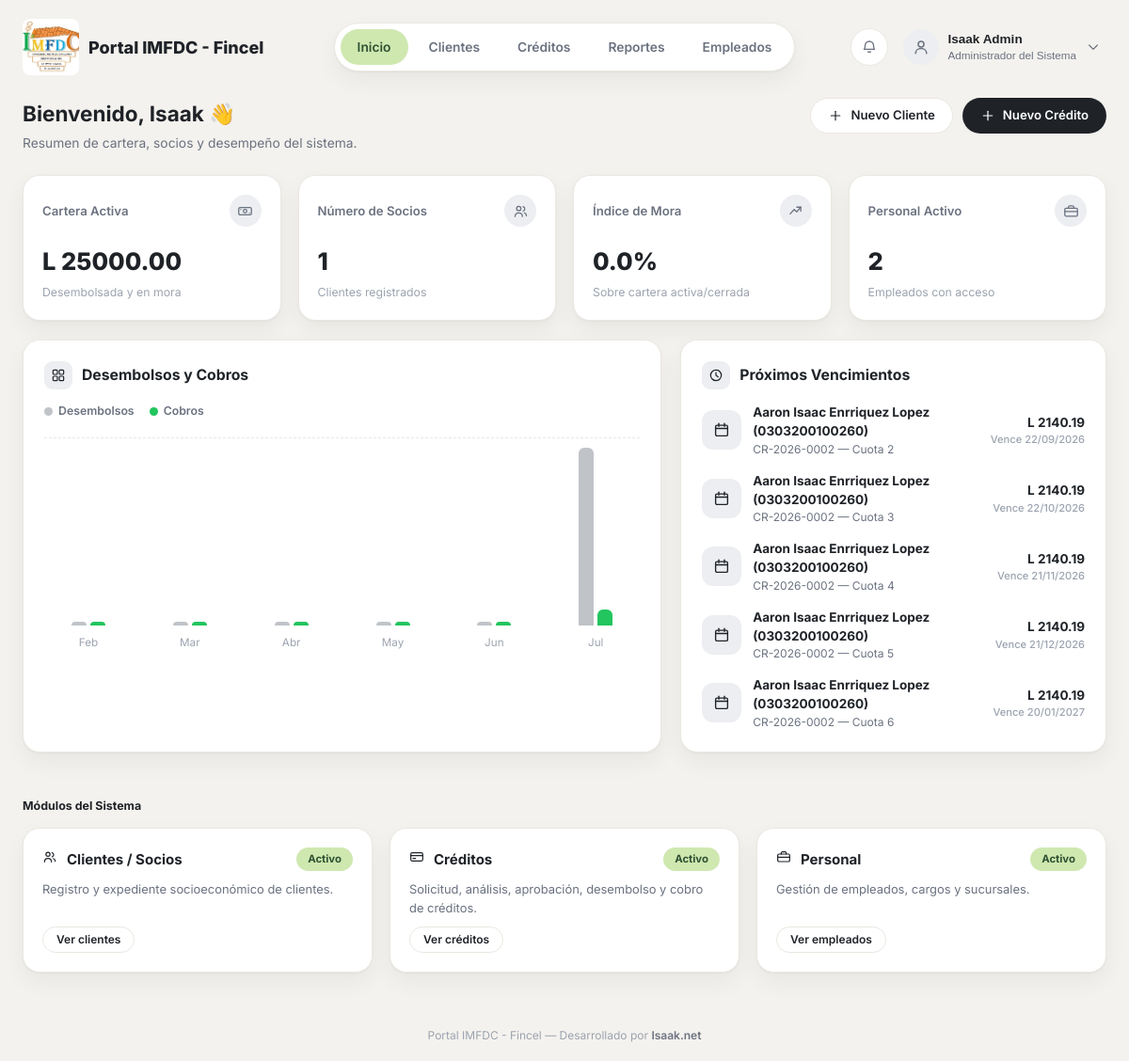
Page / (signed in) on the earlier database version.
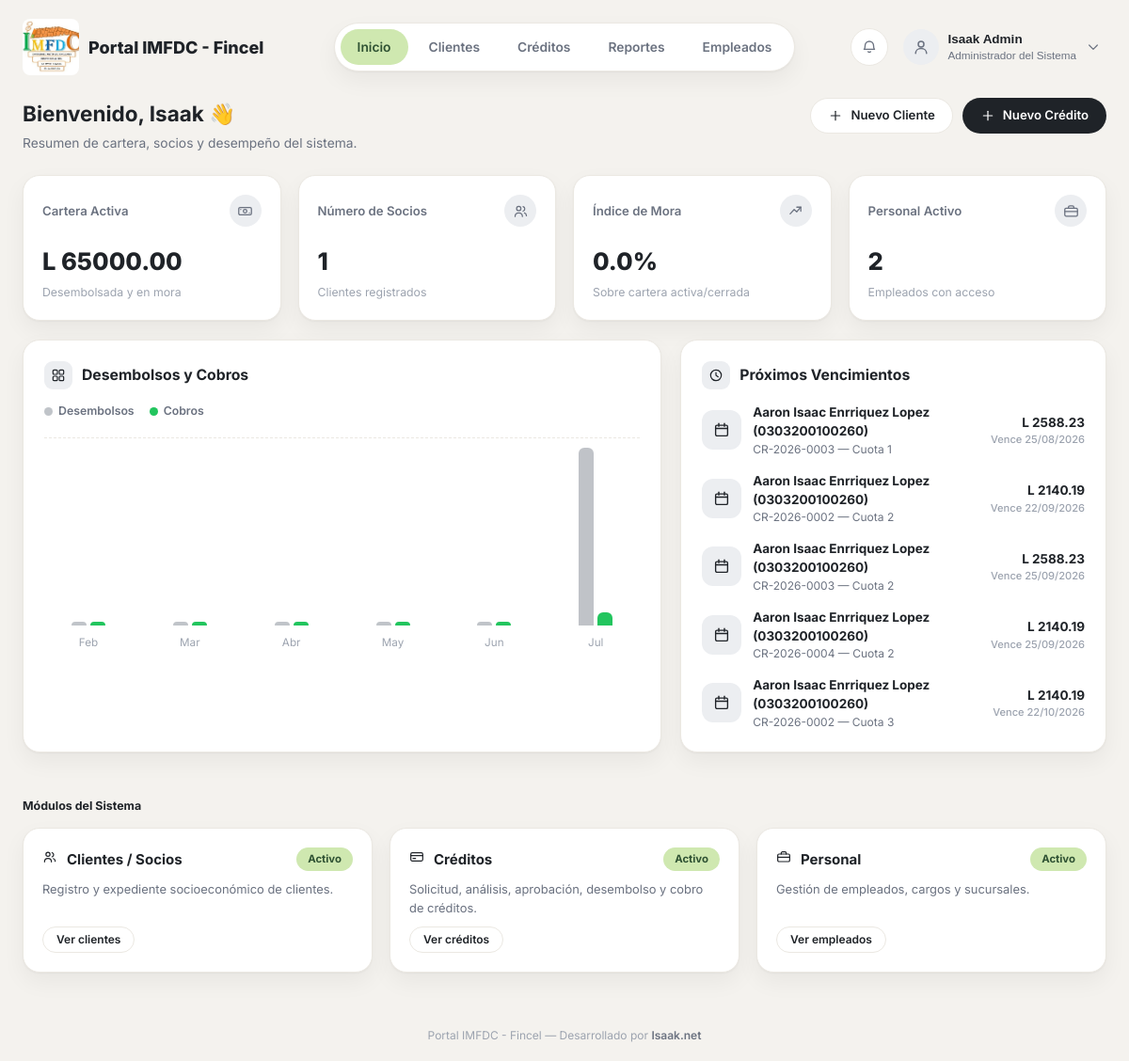
Same page on the later database version.
### financiera/models.py (models this page shows, shortened)
class CuotaAmortizacion(models.Model):
    ESTADO_PENDIENTE = 'PENDIENTE'
    ESTADO_PAGADO_PARCIAL = 'PAGADO_PARCIAL'
    ESTADO_PAGADO = 'PAGADO'
    ESTADO_VENCIDO = 'VENCIDO'
    ESTADO_CUOTA_CHOICES = [
        (ESTADO_PENDIENTE, 'Pendiente'),
        (ESTADO_PAGADO_PARCIAL, 'Pagado Parcial'),
        (ESTADO_PAGADO, 'Pagado'),
        (ESTADO_VENCIDO, 'Vencido'),
    ]
    TASA_MORA_MENSUAL = Decimal('0.02')
    DIAS_POR_MES_MORA = 30
    prestamo = models.ForeignKey(Prestamo, on_delete=models.CASCADE, related_name='cuotas')
    numero_cuota = models.PositiveIntegerField()
    fecha_vencimiento = models.DateField()
    monto_capital = models.DecimalField(max_digits=12, decimal_places=2, validators=[VALOR_NO_NEGATIVO])
    monto_interes = models.DecimalField(max_digits=12, decimal_places=2, validators=[VALOR_NO_NEGATIVO])
    monto_total_cuota = models.DecimalField(max_digits=12, decimal_places=2, validators=[MONTO_POSITIVO])
    saldo = models.DecimalField(
        'Saldo después de esta cuota', max_digits=12, decimal_places=2, validators=[VALOR_NO_NEGATIVO],
    )
    estado_cuota = models.CharField(max_length=20, choices=ESTADO_CUOTA_CHOICES, default=ESTADO_PENDIENTE)
    class Meta:
        verbose_name = 'Cuota de Amortización'
        verbose_name_plural = 'Tabla de Amortización'
        ordering = ['prestamo', 'numero_cuota']
        unique_together = ('prestamo', 'numero_cuota')

class Prestamo(models.Model):
    FRECUENCIA_SEMANAL = 'SEMANAL'
    FRECUENCIA_QUINCENAL = 'QUINCENAL'
    FRECUENCIA_MENSUAL = 'MENSUAL'
    FRECUENCIA_CHOICES = [
        (FRECUENCIA_SEMANAL, 'Semanal'),
        (FRECUENCIA_QUINCENAL, 'Quincenal'),
        (FRECUENCIA_MENSUAL, 'Mensual'),
    ]
    TIPO_CREDITO_PERSONAL = 'PERSONAL'
    TIPO_CREDITO_HIPOTECARIO = 'HIPOTECARIO'
    TIPO_CREDITO_CHOICES = [
        (TIPO_CREDITO_PERSONAL, 'Personal'),
        (TIPO_CREDITO_HIPOTECARIO, 'Hipotecario'),
    ]
    DESTINO_MEJORAS = 'MEJORAS'
    DESTINO_PAGO_DEUDA = 'PAGO_DEUDA'
    DESTINO_COLEGIATURA = 'COLEGIATURA'
    DESTINO_GASTOS_MEDICOS = 'GASTOS_MEDICOS'
    DESTINO_CONSUMO = 'CONSUMO'
    DESTINO_CHOICES = [
        (DESTINO_MEJORAS, 'Mejoras'),
        (DESTINO_PAGO_DEUDA, 'Pago de deuda'),
        (DESTINO_COLEGIATURA, 'Pago de colegiatura'),
        (DESTINO_GASTOS_MEDICOS, 'Gastos médicos'),
        (DESTINO_CONSUMO, 'Consumo'),
    ]
    ESTADO_PENDIENTE = 'PENDIENTE'
    ESTADO_EN_REVISION = 'EN_REVISION'
    ESTADO_APROBADO = 'APROBADO'
    ESTADO_DESEMBOLSADO = 'DESEMBOLSADO'
    ESTADO_EN_MORA = 'EN_MORA'
    ESTADO_LIQUIDADO = 'LIQUIDADO'
    ESTADO_RECHAZADO = 'RECHAZADO'
    ESTADO_CANCELADO = 'CANCELADO'
    ESTADO_CHOICES = [
        (ESTADO_PENDIENTE, 'Pendiente'),
        (ESTADO_EN_REVISION, 'En Revisión'),
        (ESTADO_APROBADO, 'Aprobado'),
        (ESTADO_DESEMBOLSADO, 'Desembolsado / Activo'),
        (ESTADO_EN_MORA, 'En Mora'),
        (ESTADO_LIQUIDADO, 'Liquidado / Pagado'),
        (ESTADO_RECHAZADO, 'Rechazado'),
        (ESTADO_CANCELADO, 'Cancelado'),
    ]
    TRANSICIONES = {
        ESTADO_PENDIENTE: {
            ESTADO_EN_REVISION: 'evaluar',
            ESTADO_RECHAZADO: 'rechazar',
            ESTADO_CANCELADO: 'crear_credito',
        },
        ESTADO_EN_REVISION: {
            ESTADO_APROBADO: 'aprobar',
            ESTADO_RECHAZADO: 'rechazar',
        },
        ESTADO_APROBADO: {
            ESTADO_DESEMBOLSADO: 'desembolsar',
            ESTADO_CANCELADO: 'aprobar',
        },
        ESTADO_DESEMBOLSADO: {
            ESTADO_EN_MORA: None,
            ESTADO_LIQUIDADO: None,
        },
        ESTADO_EN_MORA: {
            ESTADO_DESEMBOLSADO: None,
            ESTADO_LIQUIDADO: None,
        },
    }
    codigo_credito = models.CharField(max_length=20, unique=True, editable=False)
    cliente = models.ForeignKey(Cliente, on_delete=models.PROTECT, related_name='prestamos')
    monto_solicitado = models.DecimalField(max_digits=12, decimal_places=2, validators=[MONTO_POSITIVO])
    tasa_interes_mensual = models.DecimalField(max_digits=5, decimal_places=2, validators=[VALOR_NO_NEGATIVO])
    plazo_meses = models.PositiveIntegerField(validators=[MinValueValidator(1, message='Debe ser al menos 1 mes.')])
    frecuencia_pago = models.CharField(max_length=15, choices=FRECUENCIA_CHOICES, default=FRECUENCIA_MENSUAL)
    tipo_credito = models.CharField(
        'Tipo de Crédito', max_length=15, choices=TIPO_CREDITO_CHOICES, default=TIPO_CREDITO_PERSONAL,
    )
    destino = models.CharField('Destino del préstamo', max_length=20, choices=DESTINO_CHOICES)
    estado = models.CharField(max_length=20, choices=ESTADO_CHOICES, default=ESTADO_PENDIENTE)
    fecha_solicitud = models.DateTimeField(auto_now_add=True)
    fecha_aprobacion = models.DateTimeField(null=True, blank=True)
    fecha_desembolso = models.DateTimeField(null=True, blank=True)
    asesor = models.ForeignKey(
        Empleado, on_delete=models.SET_NULL, null=True, blank=True, related_name='prestamos_asesorados'
    )
    aprobado_por = models.ForeignKey(
        Empleado, on_delete=models.SET_NULL, null=True, blank=True, related_name='prestamos_aprobados'
    )
    desembolsado_por = models.ForeignKey(
        Empleado, on_delete=models.SET_NULL, null=True, blank=True, related_name='prestamos_desembolsados'
    )
    class Meta:
        verbose_name = 'Préstamo'
        verbose_name_plural = 'Préstamos'
        ordering = ['-fecha_solicitud']

class Cliente(models.Model):
    TIPO_ID_IDENTIDAD = 'IDENTIDAD'
    TIPO_ID_CARNET_RESIDENCIA = 'CARNET_RESIDENCIA'
    TIPO_ID_PASAPORTE = 'PASAPORTE'
    TIPO_IDENTIFICACION_CHOICES = [
        (TIPO_ID_IDENTIDAD, 'Identidad'),
        (TIPO_ID_CARNET_RESIDENCIA, 'Carnet de Residencia'),
        (TIPO_ID_PASAPORTE, 'Pasaporte'),
    ]
    GENERO_FEMENINO = 'FEMENINO'
    GENERO_MASCULINO = 'MASCULINO'
    GENERO_CHOICES = [
        (GENERO_FEMENINO, 'Femenino'),
        (GENERO_MASCULINO, 'Masculino'),
    ]
    NACIONALIDAD_HONDURENA = 'HONDURENA'
    NACIONALIDAD_EXTRANJERA = 'EXTRANJERA'
    NACIONALIDAD_CHOICES = [
        (NACIONALIDAD_HONDURENA, 'Hondureña'),
        (NACIONALIDAD_EXTRANJERA, 'Extranjera'),
    ]
    ESTADO_CIVIL_SOLTERO = 'SOLTERO'
    ESTADO_CIVIL_CASADO = 'CASADO'
    ESTADO_CIVIL_DIVORCIADO = 'DIVORCIADO'
    ESTADO_CIVIL_UNION_LIBRE = 'UNION_LIBRE'
    ESTADO_CIVIL_CHOICES = [
        (ESTADO_CIVIL_SOLTERO, 'Soltero(a)'),
        (ESTADO_CIVIL_CASADO, 'Casado(a)'),
        (ESTADO_CIVIL_DIVORCIADO, 'Divorciado(a)'),
        (ESTADO_CIVIL_UNION_LIBRE, 'Unión libre'),
    ]
    TIPO_EMPRESA_PRIVADA = 'PRIVADA'
    TIPO_EMPRESA_PUBLICA = 'PUBLICA'
    TIPO_EMPRESA_ONG = 'ONG'
    TIPO_EMPRESA_CHOICES = [
        (TIPO_EMPRESA_PRIVADA, 'Empresa privada'),
        (TIPO_EMPRESA_PUBLICA, 'Empresa pública'),
        (TIPO_EMPRESA_ONG, 'ONG'),
    ]
    TIPO_EMPLEADO_INDEPENDIENTE = 'INDEPENDIENTE'
    TIPO_EMPLEADO_PROPIETARIO = 'PROPIETARIO'
    TIPO_EMPLEADO_COMERCIANTE = 'COMERCIANTE'
    TIPO_EMPLEADO_CHOICES = [
        (TIPO_EMPLEADO_INDEPENDIENTE, 'Profesional independiente'),
        (TIPO_EMPLEADO_PROPIETARIO, 'Propietario'),
        (TIPO_EMPLEADO_COMERCIANTE, 'Comerciante individual'),
    ]
    RANGO_SALARIO_CHOICES = [
        ('RANGO_1', 'L 0 – L 8,500.00'),
        ('RANGO_2', 'L 8,501.00 – L 26,500.00'),
        ('RANGO_3', 'L 26,501.00 – L 54,000.00'),
        ('RANGO_4', 'L 54,001.00 – L 108,000.00'),
        ('RANGO_5', 'L 108,001.00 – L 150,000.00'),
        ('RANGO_6', 'L 150,001.00 – L 200,000.00'),
        ('RANGO_7', 'L 200,001.00 en adelante'),
    ]
    primer_nombre = models.CharField(max_length=75)
    segundo_nombre = models.CharField(max_length=75, blank=True)
    primer_apellido = models.CharField(max_length=75)
    segundo_apellido = models.CharField(max_length=75, blank=True)
    fecha_nacimiento = models.DateField()
    lugar_nacimiento = models.CharField(max_length=150)
    tipo_identificacion = models.CharField(max_length=20, choices=TIPO_IDENTIFICACION_CHOICES, default=TIPO_ID_IDENTIDAD)
    numero_identificacion = models.CharField('No. de Identificación', max_length=20, unique=True, db_index=True)
    genero = models.CharField(max_length=10, choices=GENERO_CHOICES)
    nacionalidad = models.CharField(max_length=15, choices=NACIONALIDAD_CHOICES)
    profesion_ocupacion_oficio = models.CharField('Profesión / Ocupación / Oficio', max_length=150)
    telefono_fijo = models.CharField(max_length=20, blank=True)
    celular = models.CharField(max_length=20)
    email_personal = models.EmailField(blank=True)
    direccion_colonia_barrio = models.CharField('Colonia / Barrio / Aldea', max_length=150)
    calle_avenida = models.CharField('Calle / Avenida', max_length=150)
    numero_casa = models.CharField('No. de Casa', max_length=30, blank=True)
    punto_referencia = models.CharField(max_length=255, blank=True)
    municipio = models.CharField(max_length=100)
    departamento = models.CharField(max_length=100)
    pais = models.CharField(max_length=100, default='Honduras')
    estado_civil = models.CharField(max_length=15, choices=ESTADO_CIVIL_CHOICES)
    numero_dependientes = models.PositiveIntegerField(default=0)
    nombre_conyuge = models.CharField(max_length=150, blank=True)
    conyuge_telefono_fijo = models.CharField(max_length=20, blank=True)
    conyuge_celular = models.CharField(max_length=20, blank=True)
    conyuge_empresa = models.CharField('Empresa donde labora el cónyuge', max_length=150, blank=True)
    ref1_nombre = models.CharField('Referencia 1 - Nombre completo', max_length=150)
    ref1_telefono_fijo = models.CharField('Referencia 1 - Teléfono fijo', max_length=20, blank=True)
    ref1_celular = models.CharField('Referencia 1 - Celular', max_length=20)
    ref2_nombre = models.CharField('Referencia 2 - Nombre completo', max_length=150, blank=True)
    ref2_telefono_fijo = models.CharField('Referencia 2 - Teléfono fijo', max_length=20, blank=True)
    ref2_celular = models.CharField('Referencia 2 - Celular', max_length=20, blank=True)
    tipo_empresa = models.CharField(max_length=15, choices=TIPO_EMPRESA_CHOICES)
    tipo_empleado = models.CharField(max_length=15, choices=TIPO_EMPLEADO_CHOICES)
    empresa_nombre = models.CharField('Nombre de la empresa en la que labora', max_length=150)
    empresa_fecha_ingreso = models.DateField()
    empresa_anios_laborando = models.DecimalField(
        'Años laborando', max_digits=4, decimal_places=1, validators=[VALOR_NO_NEGATIVO]
    )
    cargo_actual = models.CharField(max_length=100)
    empresa_telefono = models.CharField(max_length=20)
    empresa_email = models.EmailField(blank=True)
    empresa_direccion = models.CharField(max_length=255)
    empresa_ciudad = models.CharField(max_length=100)
    empresa_municipio = models.CharField(max_length=100)
    empresa_departamento = models.CharField(max_length=100)
    gerente_rrhh_nombre = models.CharField('Nombre del Gerente / Jefe de Recursos Humanos', max_length=150, blank=True)
    jefe_inmediato_nombre = models.CharField('Nombre del Jefe inmediato', max_length=150, blank=True)
    actividad_economica = models.CharField('Actividad Económica / Negocio', max_length=150, blank=True)
    ingresos_mensuales = models.DecimalField(
        'Ingreso Mensual', max_digits=12, decimal_places=2, default=0, validators=[VALOR_NO_NEGATIVO]
    )
    rango_salario = models.CharField(max_length=10, choices=RANGO_SALARIO_CHOICES)
    asesor = models.ForeignKey(
        Empleado, on_delete=models.SET_NULL, null=True, blank=True, related_name='clientes'
    )
    created_at = models.DateTimeField(auto_now_add=True)
    updated_at = models.DateTimeField(auto_now=True)
    class Meta:
        verbose_name = 'Cliente'
        verbose_name_plural = 'Clientes'
    def __str__(self):
        return f'{self.nombre_completo} ({self.numero_identificacion})'
    @property
    def nombre_completo(self):
        partes = [self.primer_nombre, self.segundo_nombre, self.primer_apellido, self.segundo_apellido]
        return ' '.join(parte for parte in partes if parte)

### empleados/views.py (the view)
# urls.py: 2. Add a URL to urlpatterns:  path('', views.home, name='home')
@login_required
def home(request):
    actualizar_estados_mora()
    cartera_activa = Prestamo.objects.filter(
        estado__in=[Prestamo.ESTADO_DESEMBOLSADO, Prestamo.ESTADO_EN_MORA]
    ).aggregate(total=Sum('monto_solicitado'))['total'] or 0
    numero_socios = Cliente.objects.count()
    cartera_cerrada_o_activa = Prestamo.objects.filter(
        estado__in=[Prestamo.ESTADO_DESEMBOLSADO, Prestamo.ESTADO_EN_MORA, Prestamo.ESTADO_LIQUIDADO]
    ).count()
    en_mora = Prestamo.objects.filter(estado=Prestamo.ESTADO_EN_MORA).count()
    indice_mora = (en_mora / cartera_cerrada_o_activa * 100) if cartera_cerrada_o_activa else 0
    personal_activo = Empleado.objects.filter(activo=True).count()
    empleado = getattr(request.user, 'empleado', None)
    proximos_vencimientos = (
        CuotaAmortizacion.objects
        .filter(estado_cuota__in=[CuotaAmortizacion.ESTADO_PENDIENTE, CuotaAmortizacion.ESTADO_PAGADO_PARCIAL])
        .select_related('prestamo__cliente')
        .order_by('fecha_vencimiento')[:5]
    )
    return render(request, 'empleados/home.html', {
        'cartera_activa': cartera_activa,
        'numero_socios': numero_socios,
        'indice_mora': indice_mora,
        'personal_activo': personal_activo,
        'movimientos_mensuales': _movimientos_mensuales(),
        'proximos_vencimientos': proximos_vencimientos,
        'puede_crear_cliente': bool(empleado and empleado.tiene_permiso('crear_cliente')),
        'puede_crear_credito': bool(empleado and empleado.tiene_permiso('crear_credito')),
    })

### empleados/templates/empleados/home.html (shortened to what the changed rows need)
{% extends 'base.html' %}
{% block content %}
<div class="page-header">
    <div>
        <h1>Bienvenido{% if request.user.empleado %}, {{ request.user.empleado.nombre }}{% endif %} 👋</h1>
    </div>
</div>
<div class="stat-grid">
    <div class="stat-card">
        <div class="stat-card-top">
            <span>Cartera Activa</span>
            <span class="stat-card-icon">{% include 'partials/_icon.html' with name='cash' size=17 %}</span>
        </div>
        <div class="stat-value">L {{ cartera_activa|floatformat:2 }}</div>
        <div class="stat-caption">Desembolsada y en mora</div>
    </div>
</div>
<div class="dash-grid">
    <div class="card">
        <div class="bar-chart">
            {% for fila in movimientos_mensuales %}
            <div class="bar-chart-col">
                <div class="bar desembolso" style="height: {{ fila.pct_desembolsos }}%;" title="Desembolsos: L {{ fila.desembolsos|floatformat:2 }}"></div>
                <div class="bar cobro" style="height: {{ fila.pct_cobros }}%;" title="Cobros: L {{ fila.cobros|floatformat:2 }}"></div>
            </div>
            {% endfor %}
        </div>
        <div class="bar-chart-labels">
            {% for fila in movimientos_mensuales %}
            <span>{{ fila.label }}</span>
            {% endfor %}
        </div>
    </div>
    <div class="card">
        {% if proximos_vencimientos %}
        <div class="list-rows">
            {% for cuota in proximos_vencimientos %}
            <div class="list-row">
                <span class="list-row-icon">{% include 'partials/_icon.html' with name='calendar' size=18 %}</span>
                <div>
                    <div class="list-row-title">{{ cuota.prestamo.cliente }}</div>
                    <div class="list-row-sub">{{ cuota.prestamo.codigo_credito }} — Cuota {{ cuota.numero_cuota }}</div>
                </div>
                <div class="list-row-value">
                    L {{ cuota.monto_total_cuota|floatformat:2 }}
                    <small>Vence {{ cuota.fecha_vencimiento|date:'d/m/Y' }}</small>
                </div>
            </div>
            {% endfor %}
        </div>
        {% else %}
        <p class="empty-state">No hay cuotas próximas a vencer.</p>
        {% endif %}
    </div>
</div>
{% endblock %}

Differences in the rows shown:
no longer on this page (row edited): CuotaAmortizacion: {{ size }} 18 (drawn), prestamo.cliente "Aaron Isaac Enrriquez Lopez (0303200100260)", prestamo.codigo_credito "CR-2026-0002", numero_cuota "4", monto_total_cuota "2140.19", fecha_vencimiento "21/11/2026"
no longer on this page (row edited): CuotaAmortizacion: {{ size }} 18 (drawn), prestamo.cliente "Aaron Isaac Enrriquez Lopez (0303200100260)", prestamo.codigo_credito "CR-2026-0002", numero_cuota "5", monto_total_cuota "2140.19", fecha_vencimiento "21/12/2026"
no longer on this page (row edited): CuotaAmortizacion: {{ size }} 18 (drawn), prestamo.cliente "Aaron Isaac Enrriquez Lopez (0303200100260)", prestamo.codigo_credito "CR-2026-0002", numero_cuota "6", monto_total_cuota "2140.19", fecha_vencimiento "20/01/2027"
added CuotaAmortizacion: {{ size }} 18 (drawn), prestamo.cliente "Aaron Isaac Enrriquez Lopez (0303200100260)", prestamo.codigo_credito "CR-2026-0003", numero_cuota "1", monto_total_cuota "2588.23", fecha_vencimiento "25/08/2026"
added CuotaAmortizacion: {{ size }} 18 (drawn), prestamo.cliente "Aaron Isaac Enrriquez Lopez (0303200100260)", prestamo.codigo_credito "CR-2026-0003", numero_cuota "2", monto_total_cuota "2588.23", fecha_vencimiento "25/09/2026"
added CuotaAmortizacion: {{ size }} 18 (drawn), prestamo.cliente "Aaron Isaac Enrriquez Lopez (0303200100260)", prestamo.codigo_credito "CR-2026-0004", numero_cuota "2", monto_total_cuota "2140.19", fecha_vencimiento "25/09/2026"
Other differences:
{{ cartera_activa|floatformat:2 }}: "25000.00" → "65000.00"
{{ fila.pct_cobros }}: 9 → 7 (drawn)
